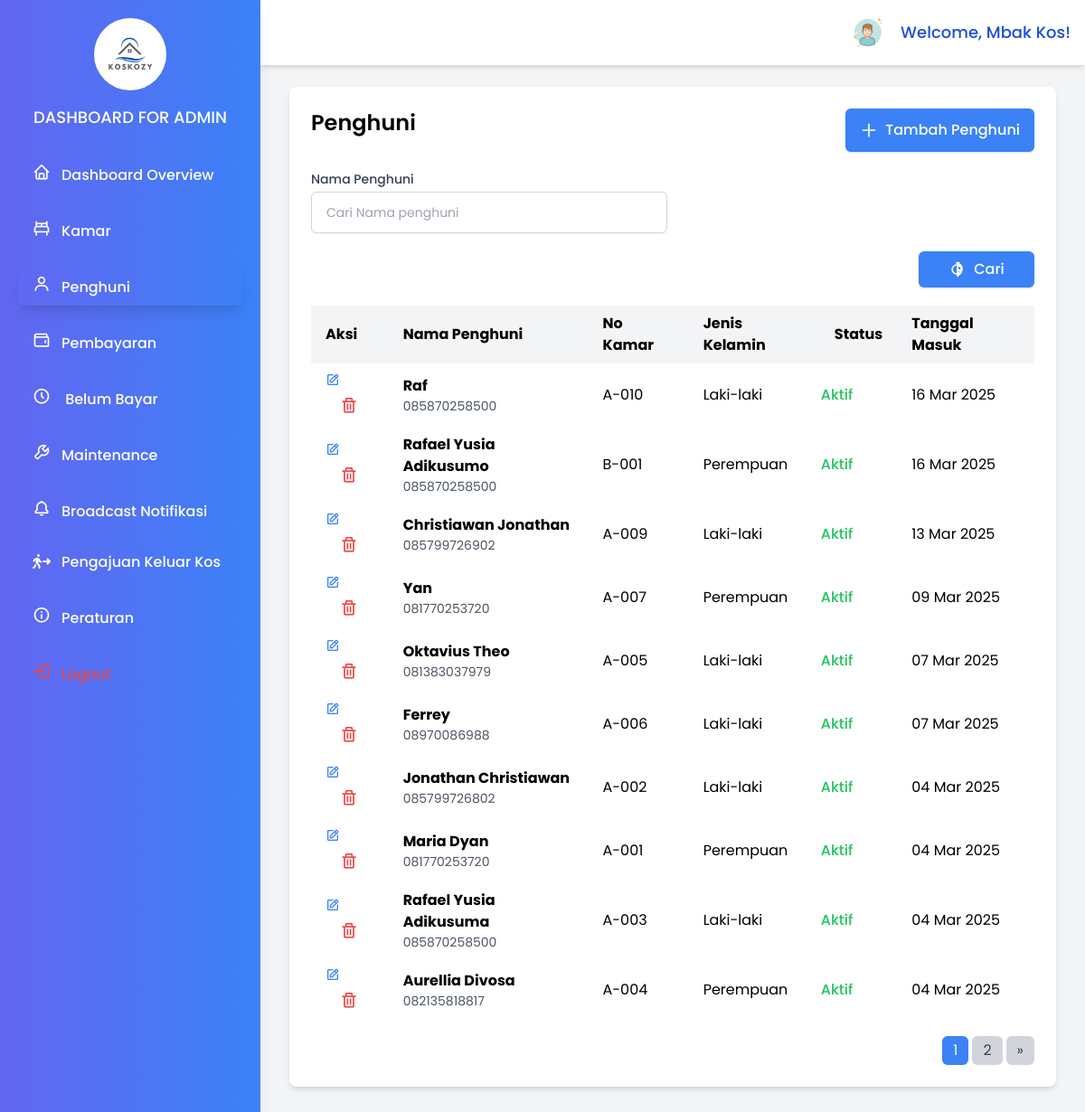
Page /page/admin/penghuni.php (signed in) on the earlier database version.
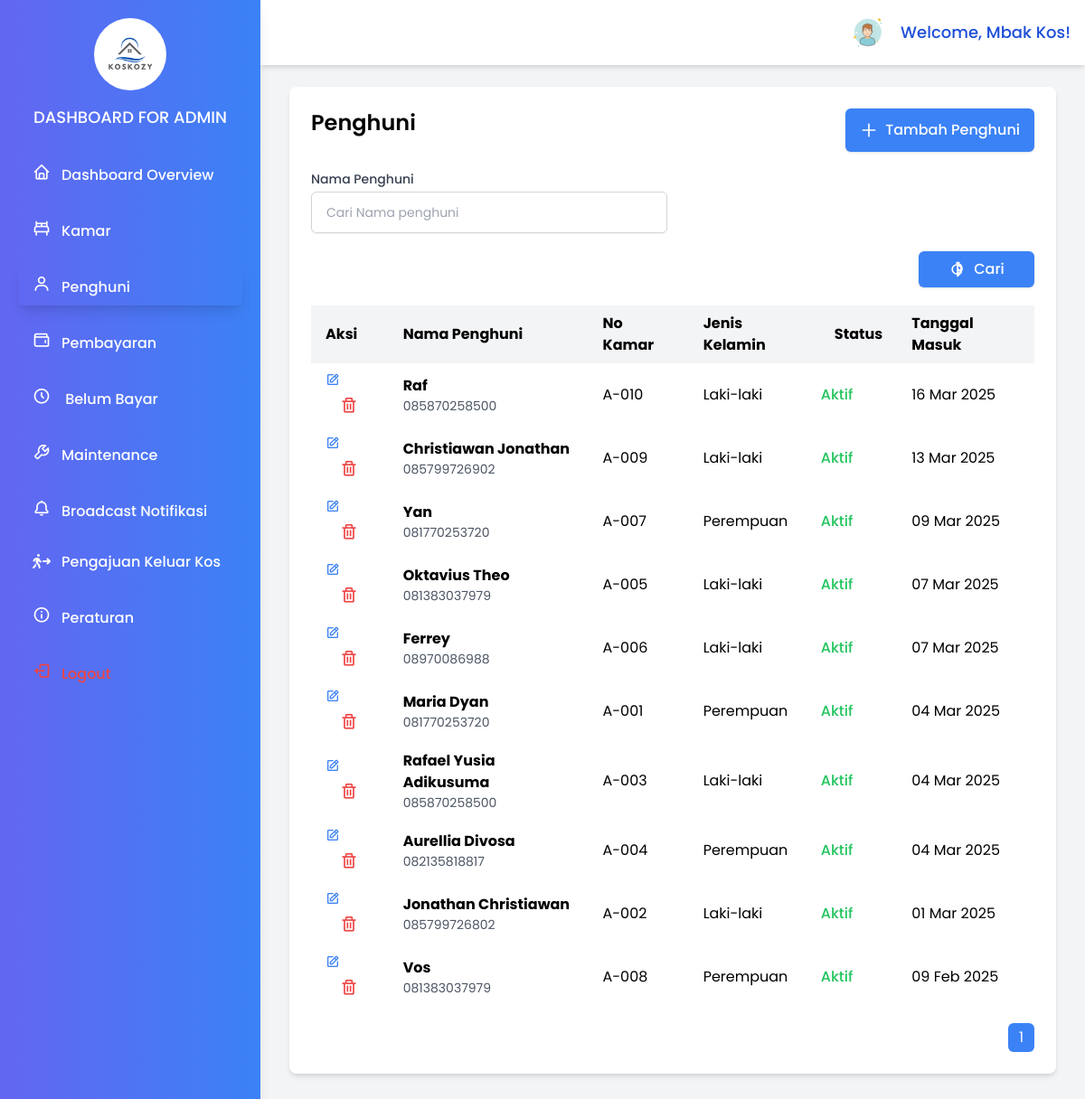
Same page on the later database version.
### tables this page shows
CREATE TABLE `penghuni` (
  `id` int(11) NOT NULL,
  `room_id` int(11) NOT NULL,
  `nama` varchar(255) NOT NULL,
  `jenis_kelamin` varchar(10) NOT NULL,
  `nomor_telepon` varchar(50) DEFAULT NULL,
  `alamat_asal` text DEFAULT NULL,
  `status` enum('active','inactive') DEFAULT 'active',
  `tanggal_masuk` date DEFAULT NULL,
  `tanggal_keluar` date DEFAULT NULL,
  `ktp` varchar(50) DEFAULT NULL,
  `nomor_darurat` varchar(50) DEFAULT NULL,
  `username` varchar(50) NOT NULL,
  `password` varchar(255) NOT NULL,
  `created_at` timestamp NOT NULL DEFAULT current_timestamp(),
  `updated_at` timestamp NOT NULL DEFAULT current_timestamp() ON UPDATE current_timestamp()
);

CREATE TABLE `rooms` (
  `id` int(11) NOT NULL,
  `name` varchar(255) NOT NULL,
  `type` varchar(50) NOT NULL,
  `ac` varchar(225) NOT NULL,
  `price` decimal(10,2) NOT NULL,
  `status` varchar(225) DEFAULT NULL,
  `active` varchar(20) NOT NULL,
  `capacity` int(11) NOT NULL,
  `description` text DEFAULT NULL,
  `foto` longblob DEFAULT NULL,
  `created_at` timestamp NOT NULL DEFAULT current_timestamp(),
  `updated_at` timestamp NOT NULL DEFAULT current_timestamp() ON UPDATE current_timestamp()
);

### page/admin/penghuni.php (the view, shortened to what the changed rows need)
<?php
$host = 'localhost';
$dbname = 'kos_management';
$username = 'root';
$password = '';
try {
   $pdo = new PDO("mysql:host=$host;dbname=$dbname", $username, $password);
   $pdo->setAttribute(PDO::ATTR_ERRMODE, PDO::ERRMODE_EXCEPTION);
   $limit = isset($_GET['limit']) ? (int)$_GET['limit'] : 10;
   $page = isset($_GET['page']) ? (int)$_GET['page'] : 1;
   $offset = ($page - 1) * $limit;
      $name = isset($_GET['name']) ? $_GET['name'] : '';
   $total_sql = "SELECT COUNT(*) FROM penghuni WHERE nama LIKE :name";
   $total_stmt = $pdo->prepare($total_sql);
   $total_stmt->bindValue(':name', "%$name%");
   $total_stmt->execute();
   $total_data = $total_stmt->fetchColumn();
   $total_pages = ceil($total_data / $limit);
   $sql = "SELECT
         A.id,
         A.nama,
         A.jenis_kelamin,
         A.nomor_telepon,
         A.alamat_asal,
         A.status,
         B.name AS room_name,
         A.ktp,
         A.tanggal_masuk,
         A.nomor_darurat
      FROM
         penghuni A
      INNER JOIN
         rooms B ON B.id = A.room_id
      WHERE
         A.nama LIKE :name
      ORDER BY CAST(A.tanggal_masuk AS DATE) DESC
      LIMIT :limit OFFSET :offset";
   $stmt_rooms = $pdo->prepare($sql);
   $stmt_rooms->bindValue(':name', "%$name%");
   $stmt_rooms->bindValue(':limit', $limit, PDO::PARAM_INT);
   $stmt_rooms->bindValue(':offset', $offset, PDO::PARAM_INT);
   $stmt_rooms->execute();
   $rooms = $stmt_rooms->fetchAll(PDO::FETCH_ASSOC);
} catch (PDOException $e) {
   echo 'Connection failed: ' . $e->getMessage();
   exit();
}
?>
<!DOCTYPE html>
<html lang="en">
<head>
   <script src="https://cdn.tailwindcss.com"></script>
   <link href="https://unpkg.com/boxicons@2.1.4/css/boxicons.min.css" rel="stylesheet">
   <link rel="stylesheet" href="https://cdnjs.cloudflare.com/ajax/libs/font-awesome/6.5.1/css/all.min.css">
</head>
<body class="bg-gray-100 min-h-screen">
<div id="sidebar" class="hidden md:block w-72 h-full bg-gradient-to-r from-indigo-500 to-blue-500 text-gray-800 fixed top-0 left-0 p-5  flex-col shadow-lg z-50">
   <div class="mb-6 text-center">
      <h1 class="text-lg font-medium text-white mt-4 uppercase">
         Dashboard for Admin
      </h1>
   </div>
</div>
<div class="md:ml-72 flex flex-col min-h-screen">
   <div class="p-8">
      <div class="bg-white rounded-lg shadow-md">
         <div class="p-6 mt-16">
            <div class="justify-between flex mb-5">
               <h2 class="text-2xl font-semibold mb-4">Penghuni</h2>
            </div>
            <div class="overflow-x-auto">
               <table class="min-w-full table-auto">
                  <thead>
                     <tr class="bg-gray-100">
                        <th class="px-4 py-2 text-left">Aksi</th>
                        <th class="px-4 py-2 text-left">Nama Penghuni</th>
                        <th class="px-4 py-2 text-left">No Kamar</th>
                        <th class="px-4 py-2 text-left">Jenis Kelamin</th>
                        <th class="px-4 py-2 text-left">Status</th>
                        <th class="px-4 py-2 text-left">Tanggal Masuk</th>
                     </tr>
                  </thead>
                  <tbody>
                     <?php if (empty($rooms)): ?>
                        <tr>
                           <td colspan="5" class="text-center py-3">No data available</td>
                        </tr>
                     <?php else: ?>
                        <?php foreach ($rooms as $room): ?>
                           <tr>
                              <td class="px-4 py-2">
                                 <a href="#"
                                    class="edit-room-btn text-blue-500 hover:text-blue-700"
                                    data-id="<?= htmlspecialchars($room['id']) ?>"
                                    data-name="<?= htmlspecialchars($room['nama']) ?>"
                                    data-room-id="<?= htmlspecialchars($room['room_id']) ?>"
                                    data-nomor-telepon="<?= htmlspecialchars($room['nomor_telepon']) ?>"
                                    data-jenis-kelamin="<?= htmlspecialchars($room['jenis_kelamin']) ?>"
                                    data-alamat-asal="<?= htmlspecialchars($room['alamat_asal']) ?>"
                                    data-status="<?= htmlspecialchars($room['status']) ?>"
                                    data-ktp="<?= htmlspecialchars($room['ktp']) ?>">
                                    <i class="bx bx-edit"></i>
                                 </a>
                                 <a href="../../function/admin/penghuni/delete-penghuni.php?id=<?= $room['id'] ?>"
                                    class="ml-4 text-red-500 hover:text-red-700"
                                    onclick="return confirm('Apakah Anda yakin ingin menghapus penghuni ini?');">
                                    <i class="bx bx-trash text-xl"></i>
                                 </a>
                              </td>
                              <td class="px-4 py-2">
                                 <div class="font-bold"><?= htmlspecialchars($room['nama']) ?></div>
                                 <div class="text-sm text-gray-600"><?= htmlspecialchars($room['nomor_telepon']) ?></div>
                              </td>
                              <td class="px-4 py-2 ">
                                 <?= htmlspecialchars($room['room_name']) ?>
                              </td>
                              <td class="px-4 py-2">
                                 <?= htmlspecialchars($room['jenis_kelamin']) ?>
                              </td>
                              <td class="<?php
                                          if ($room['status'] === 'active') {
                                             echo 'text-green-500 font-medium text-left';
                                          } elseif ($room['status'] === 'inactive') {
                                             echo 'text-red-500 font-medium text-left';
                                          }
                                       ?>">
                                          <?php
                                          if ($room['status'] === 'active') {
                                             echo 'Aktif';
                                          } elseif ($room['status'] === 'inactive') {
                                             echo 'Non-aktif';
                                          } else {
                                             echo 'Status Tidak Diketahui';
                                          }
                                          ?>
                                       </td>
                              <td class="px-4 py-2">
                                 <?php
                                    echo date_format(date_create($room['tanggal_masuk']), 'd M Y');
                                 ?>
                              </td>
                           </tr>
                        <?php endforeach; ?>
                     <?php endif; ?>
                  </tbody>
               </table>
                  <div class="flex justify-end mt-4">
                     <nav class="inline-flex space-x-1">
                           <?php for ($i = 1; $i <= $total_pages; $i++): ?>
                              <a href="?page=<?= $i ?>&limit=<?= $limit ?>&name=<?= urlencode($name) ?>" class="px-3 py-1 <?= $i == $page ? 'bg-blue-500 text-white' : 'bg-gray-300 text-gray-700 hover:bg-gray-400' ?> rounded-md">
                                 <?= $i ?>
                              </a>
                           <?php endfor; ?>
                           <?php if ($page < $total_pages): ?>
                              <a href="?page=<?= $page + 1 ?>&limit=<?= $limit ?>&name=<?= urlencode($name) ?>" class="px-3 py-1 bg-gray-300 text-gray-700 rounded-md hover:bg-gray-400">
                                 &raquo;
                              </a>
                           <?php endif; ?>
                     </nav>
                  </div>
            </div>
         </div>
      </div>
   </div>
</div>
</body>
</html>

Differences in the rows shown:
removed penghuni: nama "Rafael Yusia Adikusumo", nomor_telepon "085870258500", room.name "B-001", jenis_kelamin "Perempuan", status "Aktif", tanggal_masuk "16 Mar 2025"
changed penghuni "Jonathan Christiawan": tanggal_masuk "04 Mar 2025" → "01 Mar 2025"; moves down the list
now on this page (row unchanged): penghuni: nama "Vos", nomor_telepon "081383037979", room.name "A-008", jenis_kelamin "Perempuan", status "Aktif", tanggal_masuk "09 Feb 2025"
Other differences:
list line gone: "2"
